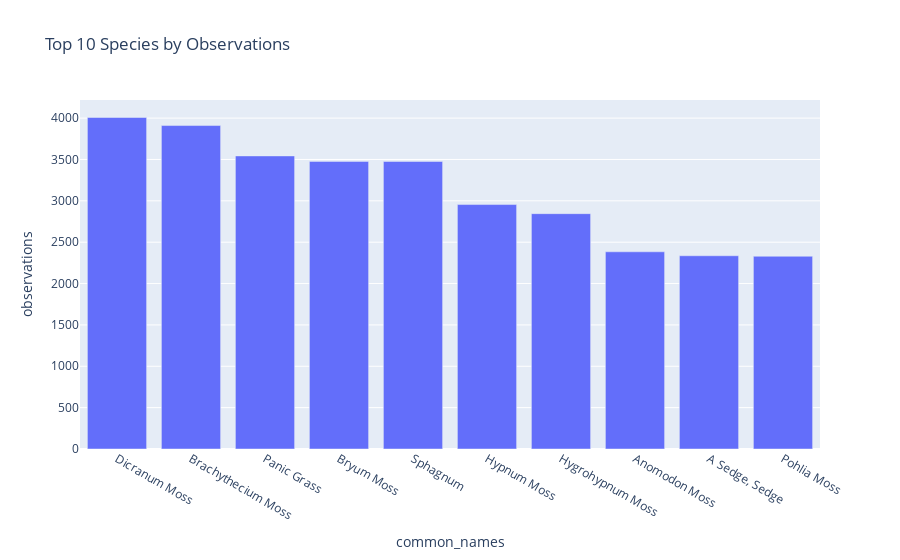

The code cell stored with this chart in its notebook:
### Markdown cell above
## 1. Which species has the most observations? Which one has the least?

### Code cell
top10 = wildlife.groupby('common_names').observations.sum().nlargest(10).reset_index()
least10 = wildlife.groupby('common_names').observations.sum().nsmallest(10).reset_index()

fig = px.bar(top10, x='common_names', y='observations', title='Top 10 Species by Observations')
fig.show()

### Figure 1 — Plotly figure (JSON) as saved in the notebook; plotly's stock layout.template omitted (floating-point values rounded to 4 significant figures)
{"data": [{"alignmentgroup": "True", "hovertemplate": "common_names=%{x}<br>observations=%{y}<extra></extra>", "legendgroup": "", "marker": {"color": "#636efa", "pattern": {"shape": ""}}, "name": "", "offsetgroup": "", "orientation": "v", "showlegend": false, "textposition": "auto", "type": "bar", "x": ["Dicranum Moss", "Brachythecium Moss", "Panic Grass", "Bryum Moss", "Sphagnum", "Hypnum Moss", "Hygrohypnum Moss", "Anomodon Moss", "A Sedge, Sedge", "Pohlia Moss"], "xaxis": "x", "y": [4008, 3910, 3543, 3477, 3476, 2955, 2845, 2384, 2336, 2330], "yaxis": "y"}], "layout": {"barmode": "relative", "legend": {"tracegroupgap": 0}, "title": {"text": "Top 10 Species by Observations"}, "xaxis": {"anchor": "y", "domain": [0, 1], "title": {"text": "common_names"}}, "yaxis": {"anchor": "x", "domain": [0, 1], "title": {"text": "observations"}}}}
